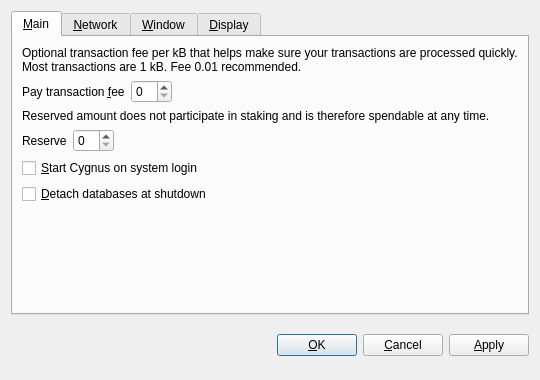
<?xml version="1.0" encoding="UTF-8"?>
<ui version="4.0">
 <class>OptionsDialog</class>
 <widget class="QDialog" name="OptionsDialog">
  <property name="geometry">
   <rect>
    <x>0</x>
    <y>0</y>
    <width>540</width>
    <height>380</height>
   </rect>
  </property>
  <property name="windowTitle">
   <string>Options</string>
  </property>
  <property name="modal">
   <bool>true</bool>
  </property>
  <layout class="QVBoxLayout" name="verticalLayout">
   <item>
    <widget class="QTabWidget" name="tabWidget">
     <property name="tabPosition">
      <enum>QTabWidget::North</enum>
     </property>
     <property name="currentIndex">
      <number>0</number>
     </property>
     <widget class="QWidget" name="tabMain">
      <attribute name="title">
       <string>&amp;Main</string>
      </attribute>
      <layout class="QVBoxLayout" name="verticalLayout_Main">
       <item>
        <widget class="QLabel" name="transactionFeeInfoLabel">
         <property name="text">
          <string>Optional transaction fee per kB that helps make sure your transactions are processed quickly. Most transactions are 1 kB. Fee 0.01 recommended.</string>
         </property>
         <property name="textFormat">
          <enum>Qt::PlainText</enum>
         </property>
         <property name="wordWrap">
          <bool>true</bool>
         </property>
        </widget>
       </item>
       <item>
        <layout class="QHBoxLayout" name="horizontalLayoutFee">
         <item>
          <widget class="QLabel" name="transactionFeeLabel">
           <property name="text">
            <string>Pay transaction &amp;fee</string>
           </property>
           <property name="textFormat">
            <enum>Qt::PlainText</enum>
           </property>
           <property name="buddy">
            <cstring>transactionFee</cstring>
           </property>
          </widget>
         </item>
         <item>
          <widget class="BitcoinAmountField" name="transactionFee"/>
         </item>
         <item>
          <spacer name="horizontalSpacerFee">
           <property name="orientation">
            <enum>Qt::Horizontal</enum>
           </property>
           <property name="sizeHint" stdset="0">
            <size>
             <width>40</width>
             <height>20</height>
            </size>
           </property>
          </spacer>
         </item>
        </layout>
       </item>
       <item>
        <widget class="QLabel" name="reserveBalanceInfoLabel">
         <property name="text">
          <string>Reserved amount does not participate in staking and is therefore spendable at any time.</string>
         </property>
         <property name="textFormat">
          <enum>Qt::PlainText</enum>
         </property>
         <property name="wordWrap">
          <bool>true</bool>
         </property>
        </widget>
       </item>
       <item>
        <layout class="QHBoxLayout" name="horizontalLayoutReserveBalance">
         <item>
          <widget class="QLabel" name="reserveBalanceLabel">
           <property name="text">
            <string>Reserve</string>
           </property>
           <property name="textFormat">
            <enum>Qt::PlainText</enum>
           </property>
           <property name="buddy">
            <cstring>reserveBalance</cstring>
           </property>
          </widget>
         </item>
         <item>
          <widget class="BitcoinAmountField" name="reserveBalance"/>
         </item>
         <item>
          <spacer name="horizontalSpacerReserveBalance">
           <property name="orientation">
            <enum>Qt::Horizontal</enum>
           </property>
           <property name="sizeHint" stdset="0">
            <size>
             <width>40</width>
             <height>20</height>
            </size>
           </property>
          </spacer>
         </item>
        </layout>
       </item>
       <item>
        <widget class="QCheckBox" name="bitcoinAtStartup">
         <property name="toolTip">
          <string>Automatically start Cygnus after logging in to the system.</string>
         </property>
         <property name="text">
          <string>&amp;Start Cygnus on system login</string>
         </property>
        </widget>
       </item>
       <item>
        <widget class="QCheckBox" name="detachDatabases">
         <property name="toolTip">
          <string>Detach block and address databases at shutdown. This means they can be moved to another data directory, but it slows down shutdown. The wallet is always detached.</string>
         </property>
         <property name="text">
          <string>&amp;Detach databases at shutdown</string>
         </property>
        </widget>
       </item>
       <item>
        <spacer name="verticalSpacer_Main">
         <property name="orientation">
          <enum>Qt::Vertical</enum>
         </property>
         <property name="sizeHint" stdset="0">
          <size>
           <width>20</width>
           <height>40</height>
          </size>
         </property>
        </spacer>
       </item>
      </layout>
     </widget>
     <widget class="QWidget" name="tabNetwork">
      <attribute name="title">
       <string>&amp;Network</string>
      </attribute>
      <layout class="QVBoxLayout" name="verticalLayout_Network">
       <item>
        <widget class="QCheckBox" name="mapPortUpnp">
         <property name="toolTip">
          <string>Automatically open the Cygnus client port on the router. This only works when your router supports UPnP and it is enabled.</string>
         </property>
         <property name="text">
          <string>Map port using &amp;UPnP</string>
         </property>
        </widget>
       </item>
       <item>
        <widget class="QCheckBox" name="connectSocks">
         <property name="toolTip">
          <string>Connect to the Cygnus network through a SOCKS proxy (e.g. when connecting through Tor).</string>
         </property>
         <property name="text">
          <string>&amp;Connect through SOCKS proxy:</string>
         </property>
        </widget>
       </item>
       <item>
        <layout class="QHBoxLayout" name="horizontalLayout_Network">
         <item>
          <widget class="QLabel" name="proxyIpLabel">
           <property name="text">
            <string>Proxy &amp;IP:</string>
           </property>
           <property name="textFormat">
            <enum>Qt::PlainText</enum>
           </property>
           <property name="buddy">
            <cstring>proxyIp</cstring>
           </property>
          </widget>
         </item>
         <item>
          <widget class="QValidatedLineEdit" name="proxyIp">
           <property name="maximumSize">
            <size>
             <width>140</width>
             <height>16777215</height>
            </size>
           </property>
           <property name="toolTip">
            <string>IP address of the proxy (e.g. 127.0.0.1)</string>
           </property>
          </widget>
         </item>
         <item>
          <widget class="QLabel" name="proxyPortLabel">
           <property name="text">
            <string>&amp;Port:</string>
           </property>
           <property name="textFormat">
            <enum>Qt::PlainText</enum>
           </property>
           <property name="buddy">
            <cstring>proxyPort</cstring>
           </property>
          </widget>
         </item>
         <item>
          <widget class="QLineEdit" name="proxyPort">
           <property name="maximumSize">
            <size>
             <width>55</width>
             <height>16777215</height>
            </size>
           </property>
           <property name="toolTip">
            <string>Port of the proxy (e.g. 9050)</string>
           </property>
          </widget>
         </item>
         <item>
          <widget class="QLabel" name="socksVersionLabel">
           <property name="text">
            <string>SOCKS &amp;Version:</string>
           </property>
           <property name="textFormat">
            <enum>Qt::PlainText</enum>
           </property>
           <property name="buddy">
            <cstring>socksVersion</cstring>
           </property>
          </widget>
         </item>
         <item>
          <widget class="QValueComboBox" name="socksVersion">
           <property name="toolTip">
            <string>SOCKS version of the proxy (e.g. 5)</string>
           </property>
          </widget>
         </item>
         <item>
          <spacer name="horizontalSpacer_Network">
           <property name="orientation">
            <enum>Qt::Horizontal</enum>
           </property>
           <property name="sizeHint" stdset="0">
            <size>
             <width>40</width>
             <height>20</height>
            </size>
           </property>
          </spacer>
         </item>
        </layout>
       </item>
       <item>
        <spacer name="verticalSpacer_Network">
         <property name="orientation">
          <enum>Qt::Vertical</enum>
         </property>
         <property name="sizeHint" stdset="0">
          <size>
           <width>20</width>
           <height>40</height>
          </size>
         </property>
        </spacer>
       </item>
      </layout>
     </widget>
     <widget class="QWidget" name="tabWindow">
      <attribute name="title">
       <string>&amp;Window</string>
      </attribute>
      <layout class="QVBoxLayout" name="verticalLayout_Window">
       <item>
        <widget class="QCheckBox" name="minimizeToTray">
         <property name="toolTip">
          <string>Show only a tray icon after minimizing the window.</string>
         </property>
         <property name="text">
          <string>&amp;Minimize to the tray instead of the taskbar</string>
         </property>
        </widget>
       </item>
       <item>
        <widget class="QCheckBox" name="minimizeOnClose">
         <property name="toolTip">
          <string>Minimize instead of exit the application when the window is closed. When this option is enabled, the application will be closed only after selecting Quit in the menu.</string>
         </property>
         <property name="text">
          <string>M&amp;inimize on close</string>
         </property>
        </widget>
       </item>
       <item>
        <spacer name="verticalSpacer_Window">
         <property name="orientation">
          <enum>Qt::Vertical</enum>
         </property>
         <property name="sizeHint" stdset="0">
          <size>
           <width>20</width>
           <height>40</height>
          </size>
         </property>
        </spacer>
       </item>
      </layout>
     </widget>
     <widget class="QWidget" name="tabDisplay">
      <attribute name="title">
       <string>&amp;Display</string>
      </attribute>
      <layout class="QVBoxLayout" name="verticalLayout_Display">
       <item>
        <layout class="QHBoxLayout" name="horizontalLayout_1_Display">
         <item>
          <widget class="QLabel" name="langLabel">
           <property name="text">
            <string>User Interface &amp;language:</string>
           </property>
           <property name="textFormat">
            <enum>Qt::PlainText</enum>
           </property>
           <property name="buddy">
            <cstring>lang</cstring>
           </property>
          </widget>
         </item>
         <item>
          <widget class="QValueComboBox" name="lang">
           <property name="toolTip">
            <string>The user interface language can be set here. This setting will take effect after restarting Cygnus.</string>
           </property>
          </widget>
         </item>
        </layout>
       </item>
       <item>
        <layout class="QHBoxLayout" name="horizontalLayout_2_Display">
         <item>
          <widget class="QLabel" name="unitLabel">
           <property name="text">
            <string>&amp;Unit to show amounts in:</string>
           </property>
           <property name="textFormat">
            <enum>Qt::PlainText</enum>
           </property>
           <property name="buddy">
            <cstring>unit</cstring>
           </property>
          </widget>
         </item>
         <item>
          <widget class="QValueComboBox" name="unit">
           <property name="toolTip">
            <string>Choose the default subdivision unit to show in the interface and when sending coins.</string>
           </property>
          </widget>
         </item>
        </layout>
       </item>
       <item>
        <widget class="QCheckBox" name="displayAddresses">
         <property name="toolTip">
          <string>Whether to show Cygnus addresses in the transaction list or not.</string>
         </property>
         <property name="text">
          <string>&amp;Display addresses in transaction list</string>
         </property>
        </widget>
       </item>
       <item>
        <widget class="QCheckBox" name="coinControlFeatures">
         <property name="toolTip">
          <string>Whether to show coin control features or not.</string>
         </property>
         <property name="text">
          <string>Display coin &amp;control features (experts only!)</string>
         </property>
        </widget>
       </item>
       <item>
        <spacer name="verticalSpacer_Display">
         <property name="orientation">
          <enum>Qt::Vertical</enum>
         </property>
         <property name="sizeHint" stdset="0">
          <size>
           <width>20</width>
           <height>40</height>
          </size>
         </property>
        </spacer>
       </item>
      </layout>
     </widget>
    </widget>
   </item>
   <item>
    <layout class="QHBoxLayout" name="horizontalLayout_Buttons">
     <item>
      <spacer name="horizontalSpacer_1">
       <property name="orientation">
        <enum>Qt::Horizontal</enum>
       </property>
       <property name="sizeHint" stdset="0">
        <size>
         <width>40</width>
         <height>48</height>
        </size>
       </property>
      </spacer>
     </item>
     <item>
      <widget class="QLabel" name="statusLabel">
       <property name="font">
        <font>
         <weight>75</weight>
         <bold>true</bold>
        </font>
       </property>
       <property name="text">
        <string/>
       </property>
       <property name="textFormat">
        <enum>Qt::PlainText</enum>
       </property>
       <property name="wordWrap">
        <bool>true</bool>
       </property>
      </widget>
     </item>
     <item>
      <spacer name="horizontalSpacer_2">
       <property name="orientation">
        <enum>Qt::Horizontal</enum>
       </property>
       <property name="sizeHint" stdset="0">
        <size>
         <width>40</width>
         <height>48</height>
        </size>
       </property>
      </spacer>
     </item>
     <item>
      <widget class="QPushButton" name="okButton">
       <property name="text">
        <string>&amp;OK</string>
       </property>
      </widget>
     </item>
     <item>
      <widget class="QPushButton" name="cancelButton">
       <property name="text">
        <string>&amp;Cancel</string>
       </property>
       <property name="autoDefault">
        <bool>false</bool>
       </property>
      </widget>
     </item>
     <item>
      <widget class="QPushButton" name="applyButton">
       <property name="text">
        <string>&amp;Apply</string>
       </property>
       <property name="autoDefault">
        <bool>false</bool>
       </property>
      </widget>
     </item>
    </layout>
   </item>
  </layout>
 </widget>
 <customwidgets>
  <customwidget>
   <class>BitcoinAmountField</class>
   <extends>QSpinBox</extends>
   <header>bitcoinamountfield.h</header>
  </customwidget>
  <customwidget>
   <class>QValueComboBox</class>
   <extends>QComboBox</extends>
   <header>qvaluecombobox.h</header>
  </customwidget>
  <customwidget>
   <class>QValidatedLineEdit</class>
   <extends>QLineEdit</extends>
   <header>qvalidatedlineedit.h</header>
  </customwidget>
 </customwidgets>
 <resources/>
 <connections/>
</ui>
